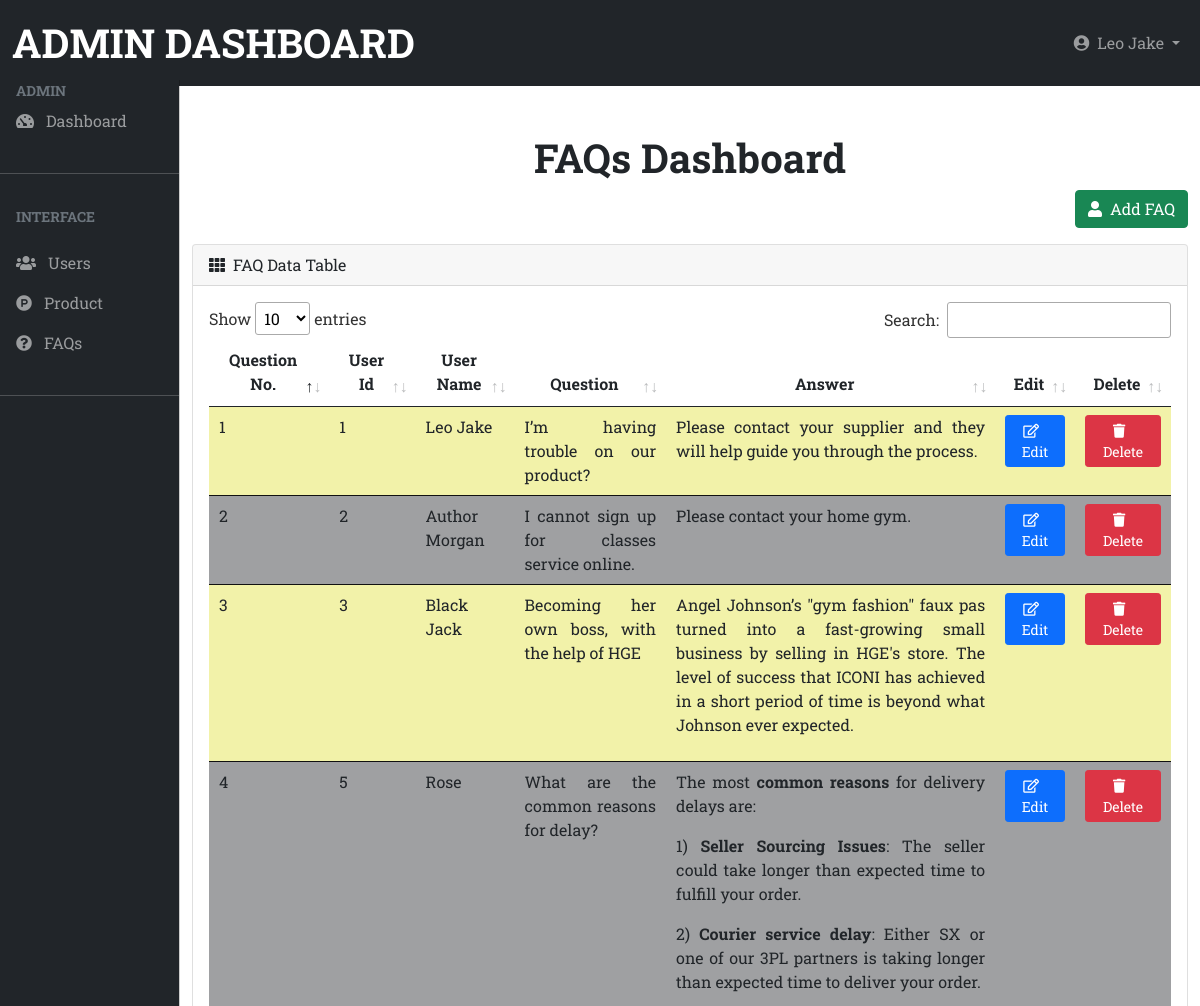
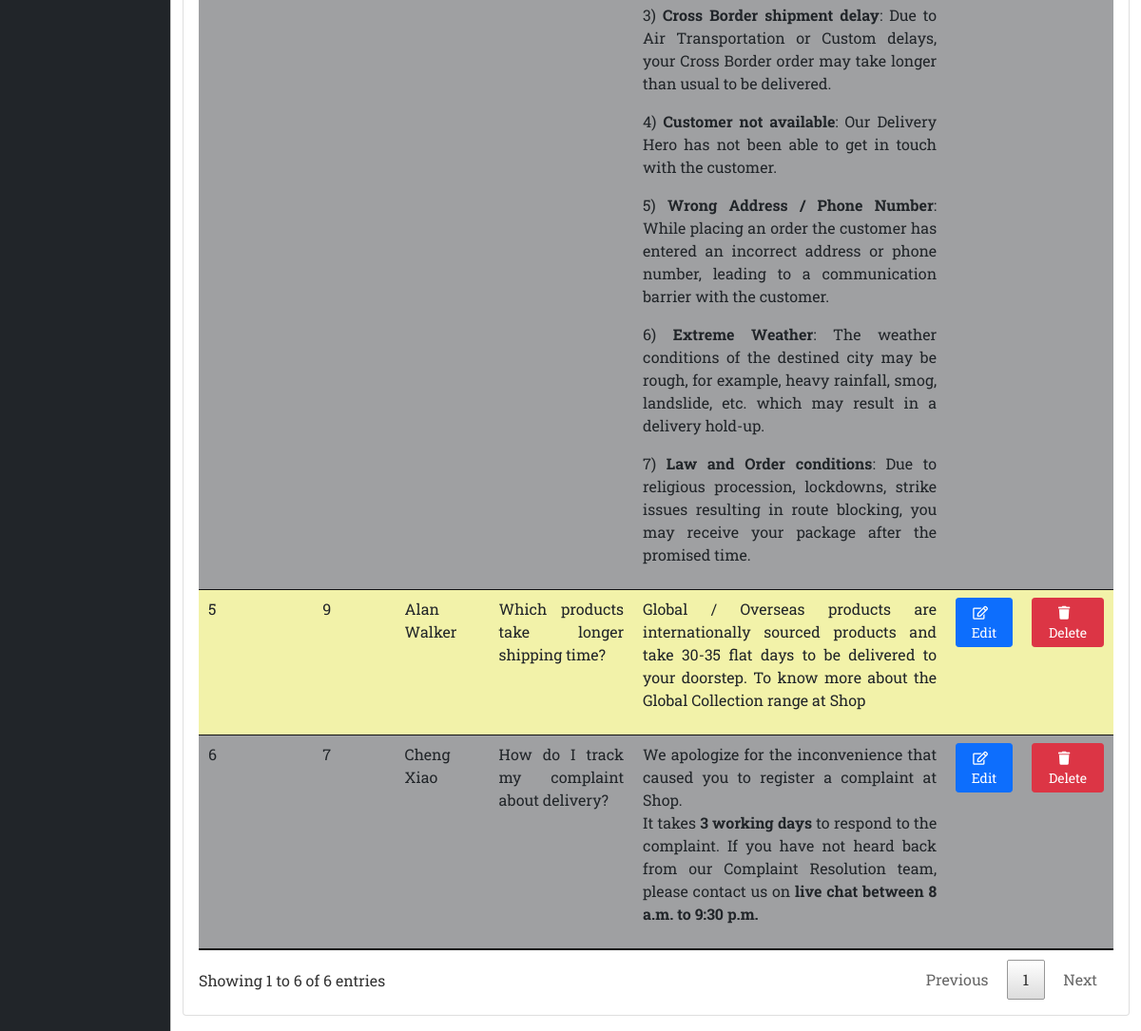
/admin/faq/index.php (signed in), run on an earlier commit of the app's database (2 pictures, top to bottom).
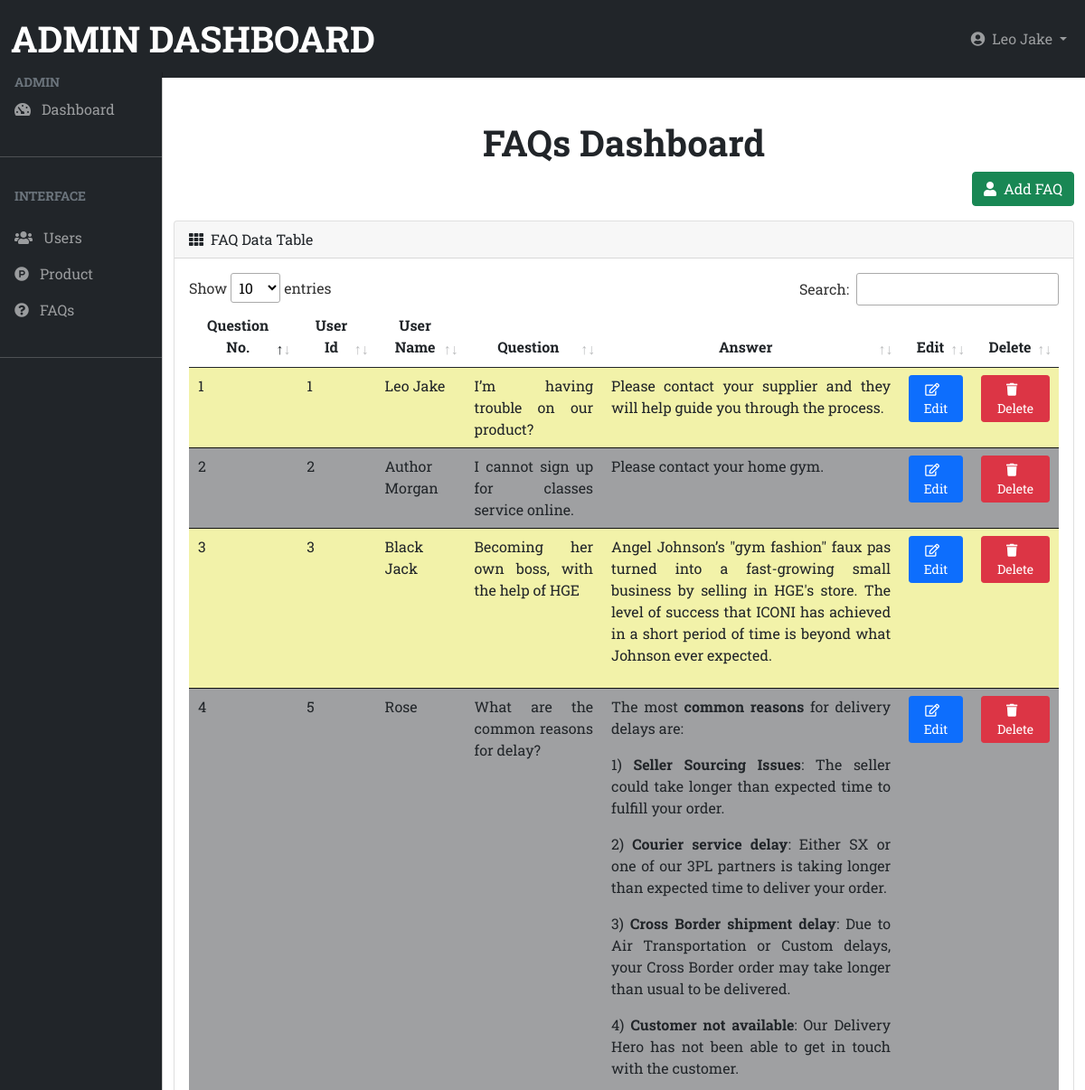
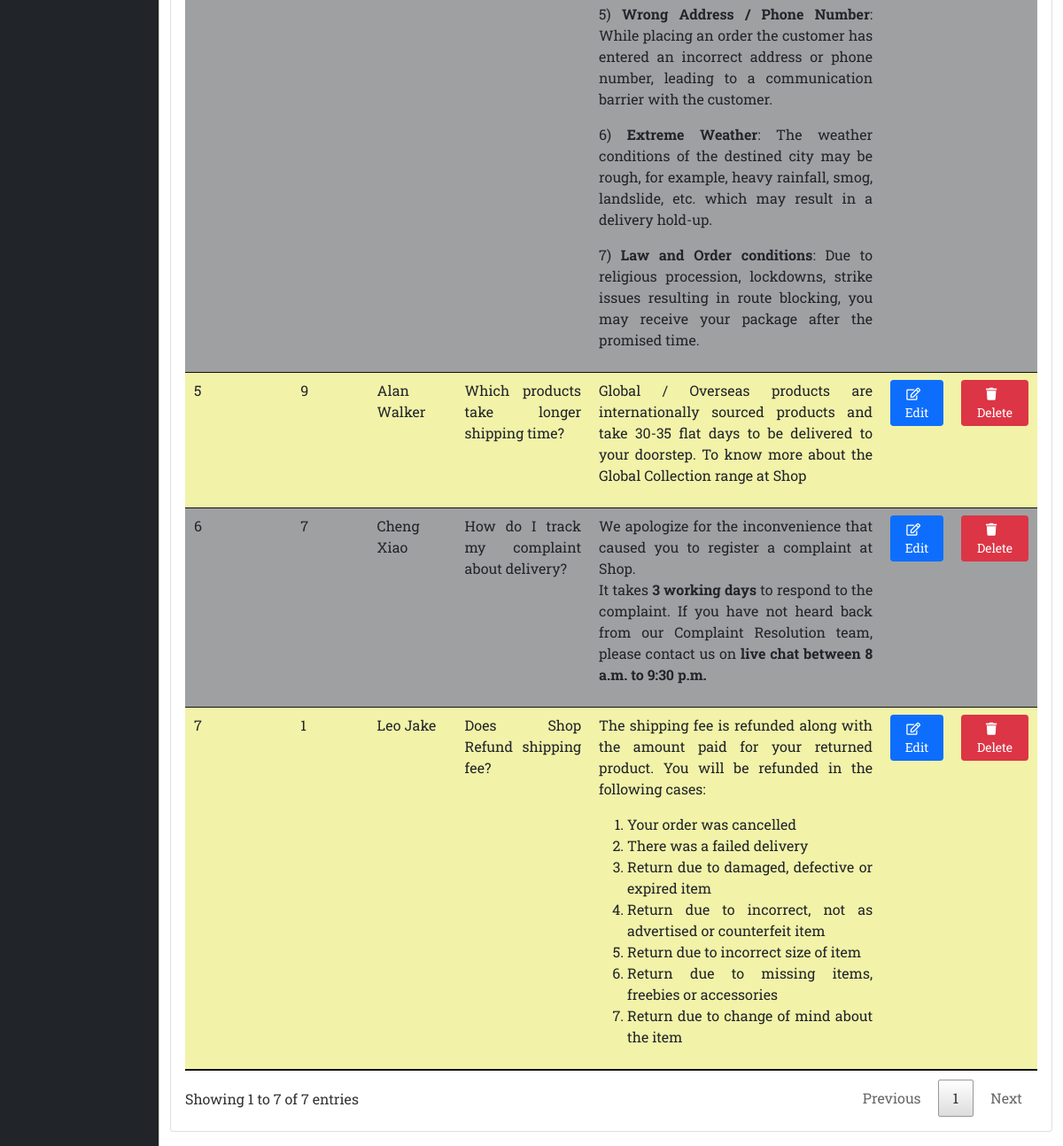
And on a later commit of the database (2 pictures, top to bottom).
### tables this page shows
CREATE TABLE `faq` (
  `id` int(11) NOT NULL,
  `user_id` int(11) NOT NULL,
  `question` text NOT NULL,
  `answer` text NOT NULL
);

CREATE TABLE `users` (
  `id` int(11) NOT NULL,
  `username` varchar(255) NOT NULL,
  `email` varchar(255) NOT NULL,
  `phone` varchar(255) NOT NULL,
  `password` varchar(255) NOT NULL,
  `comfirmpassword` varchar(255) NOT NULL
);

### admin/faq/index.php (the view, shortened to what this page needs)
<?php
    require_once("../dbconfig.php");
	$sql = "SELECT faq.*, users.username
	FROM  `faq` INNER JOIN users ON faq.user_id = users.id";
    $result = $connection->query($sql);
	include('./header.php');
?>
	<div class="container-fluid">
			<div class="row">
				<div class="col-md-12 text-center">
					<h1 class="fw-bolder">FAQs Dashboard</h1>
				</div>
			</div>
			<div class="row">
				<div class="col-md-12"><a href="./faqform.php" class="btn btn-success mb-3 float-end"><i class="fas fa-user me-2"></i>Add FAQ</a></div>
				<div class="col-md-12 mb-3">
					<div class="card">
						<div class="card-header">
							<span><i class="fas fa-th me-2"></i></span>FAQ Data Table
						</div>
						<div class="card-body">
							<?php
								if($result->num_rows > 0){
							?>
							<div class="table-responsive">
							<table
								id="datatable"
								class="table table-striped data-table"
							>
								<thead>
									<tr class="text-center">
										<th >Question No.</th>
										<th >User Id</th>
										<th >User Name</th>
										<th >Question</th>
										<th >Answer</th>
										<th >Edit</th>
										<th >Delete</th>
									</tr>
								</thead>
								<tbody>
								<?php
									while($row = $result->fetch_assoc()){
								?>
								<tr class="text-justify">
									<td><?php echo $row['id']; ?></td>
									<td><?php echo $row['user_id']; ?></td>
									<td><?php echo $row['username']; ?></td>
									<td class="text-break text-wrap"><?php echo $row['question']; ?></td>
									<td class="text-break text-wrap"><?php echo $row['answer']; ?></td>
									<td >
										<a href="edit.php?id=<?php echo $row['id']; ?>" class="btn btn-primary btn-sm"> <i class="far fa-edit me-2"></i>Edit</a>
									</td>
									<td >
										<a href="delete.php?id=<?php echo $row['id']; ?>" class="btn btn-danger btn-sm"><i class="fas fa-trash me-2"></i> Delete</a>
									</td>
								</tr>
								<?php
									}
								?>
								</tbody>
							</table>
							</div>
						<?php } else{
							echo"There is no records.";
						}
						?>
						</div>
					</div>
				</div>
			</div>
	</div>
<?php include_once('./footer.php'); ?>

What changed in the data, as far as the page shows it:
added faq: id "7", user "1", user.username "Leo Jake", question "Does Shop Refund shipping fee?", answer "The shipping fee is refunded along with the amount paid for your returned product. You will be refunded in the following cases: Your order was cancelled There was a failed delivery Return due to damaged, defective or expired item Return due to incorrect, not as advertised or counterfeit item Return due to incorrect size of item Return due to missing items, freebies or accessories Return due to change of mind about the item"
Also different on the page:
text written by a page script: "Show entries Search: Showing 1 to 6 of 6 entries Previous 1 Next" → "Show entries Search: Showing 1 to 7 of 7 entries Previous 1 Next"
